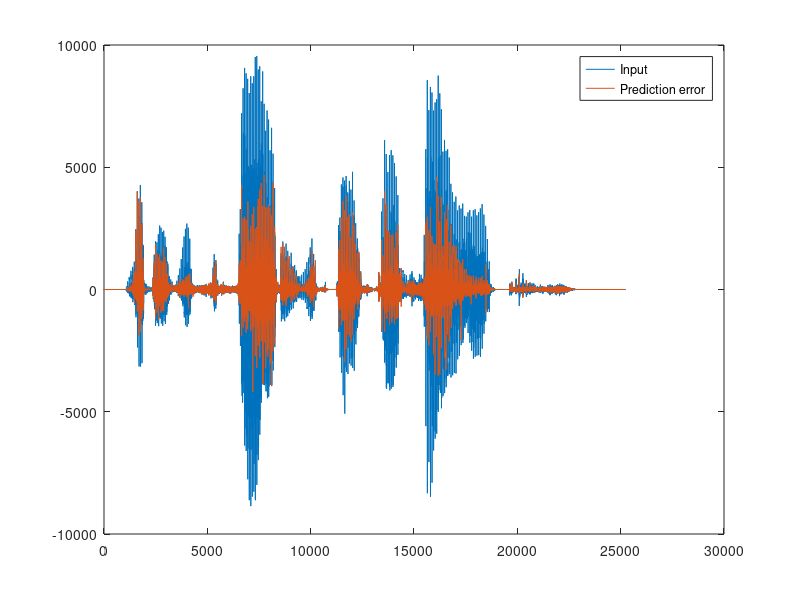
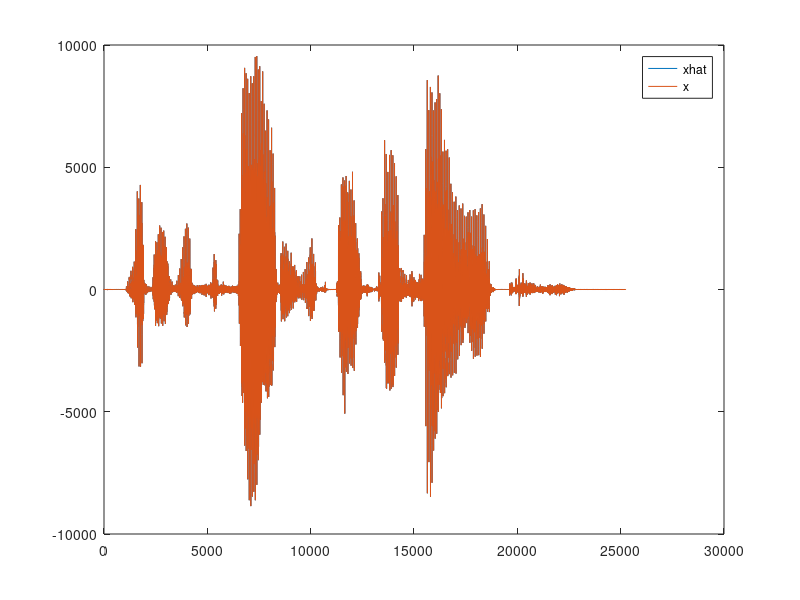

The MATLAB source for these figures, in order:
clear all
close all
clc

load assignment2.mat

x = male8;
Fs = 8000;
N = 30*Fs/1000; %Analysis window length
U = N; %Update window length
M = 30; % Orderfor linear prediction

en_plots = 1;

%Compute linear prediction error
n_frames = floor((length(x)-N+U)/U); % Numeber of frame
ms = (length(x) / Fs) * 1000 ;       % milliseconde
x1 = linspace(0, ms, n_frames) ;
A = zeros(n_frames, M+1);
Err = zeros(size(x));
s = 1; % Index for the start of the analysis frame
e = N;% Index for the end of the analysis frame
% Make x a column vector
x = x(:);
for n=1:n_frames
    xf = x(s:e);
    
    % Linear prediction analysis:
    [a,en] = lpc(xf,M);
    a = real(a);
    A(n,:) = a;
    % end lp analysis
    Err(s:e,1) = filter(a,1,xf); %Filter with 1-A(Z)
%     Err(s:e) = xf - y(s:e);
    s = s + N;
    e = e + N;
end

soundsc(Err,Fs);
figure,   
  plot(x); hold on;
  plot(Err);
  legend('Input','Prediction error');

%% Receiver
s = 1; % Index for the start of the synthesis frame
e = U;% Index for the end of the synthesis frame
% Make Err a column vector
Err = Err(:);

for n=1:n_frames
    Errf = Err(s:e);
    
    xhat(s:e) = filter(1,A(n,:), Errf);
    %y(s:e,1) = filter([1 -a(2:end)],1,xf);
%     Err(s:e) = xf - y(s:e);
    s = s + U;
    e = e + U;
end
figure, plot(xhat); hold on;
    plot(x);
    legend('xhat','x');

  soundsc(xhat,Fs);
  